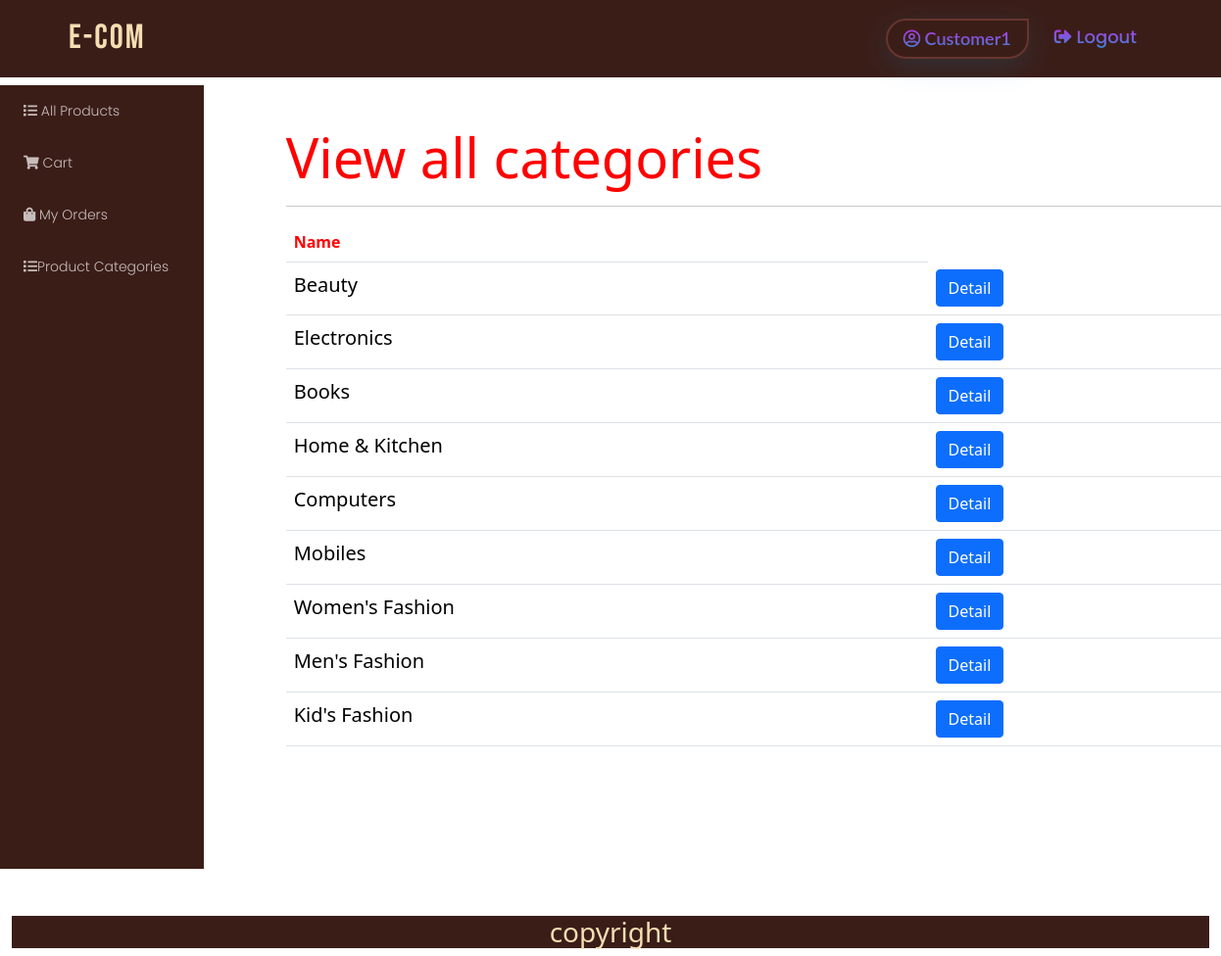
The app's page /customer/categorylist (signed in) with its own data.
### authapp/models.py (models this page shows)
class User(AbstractUser):
    is_seller = models.BooleanField(default=False)
    is_customer = models.BooleanField(default=False)

### admins/models.py (models this page shows, shortened)
class Category(models.Model):
    name = models.CharField(max_length=120, verbose_name='product Category')

### customer/views.py (the view)
# urls.py: path('categorylist', views.ListCategory.as_view(), name='categorylist'),
@method_decorator([login_required, customer_required], name='dispatch')
class ListCategory(ListView):
    model = Category
    template_name ='customer/categorylist.html'
    context_object_name = 'category'

### templates/customer/categorylist.html
<!DOCTYPE html>
{%extends 'customer/basecust.html'%}
{%load static%}
{% block body_block %}
<div class="container mt-5 ms-5">
    <h3 class="display-4" style="color:red">View all categories</h3>
    <hr>
    <table class="table">
        <tr>
            <th>Name</th>
        </tr>
        {%for cat in category%}
        <tr>
            <td>{{cat.name}}</td>
            <td><a class="btn btn-primary" href="{%url 'catdetail' cat.id%}">Detail</a></td>
        </tr>
        {%endfor%}
    </table>
</div>
{% endblock %}

### templates/customer/basecust.html (shortened to what this page needs)
<!DOCTYPE html>
{%load static%}
<html lang="en">
<head>
    <link href="https://cdn.jsdelivr.net/npm/bootstrap@5.1.1/dist/css/bootstrap.min.css" rel="stylesheet"
>
    <link rel="stylesheet" href="https://cdnjs.cloudflare.com/ajax/libs/font-awesome/5.15.0/css/all.min.css"
/>
    <link rel="stylesheet" href="https://cdnjs.cloudflare.com/ajax/libs/font-awesome/5.15.0/css/fontawesome.min.css"
/>
    <link rel="stylesheet" href="{%static 'css/styles.css'%}">
</head>
<body>
<nav class="navbar navbar-expand-lg navbarTransparent">
    <div class="container">
        <a class="navbar-brand" href="{%url 'home' %}">E-Com</a>
        <div class="collapse navbar-collapse" id="navbarSupportedContent">
            <ul class="navbar-nav ms-auto mb-2 mb-lg-0">
                <li class="nav-item">
                    <a class="nav-link active" href="#">
                        <i class="far  fa-user-circle icolor"></i>&nbsp;{{request.user}}
                    </a>
                </li>
                <li class="nav-item">
                    <a class="nav-link" href="{%url 'logout'%}"><i
                            class="fas fa-sign-out-alt icolor"></i>&nbsp;Logout</a>
                </li>
            </ul>
        </div>
    </div>
</nav>
<div class="container-fluid ">
    <div class="row">
        <div class="col-md-2 db-padd">
            <div class="dashbard-left">
                <div class="row">
                    <div class="col-md-12">
                        <div class="dashleft-2">
                            <ul class="list-group">
                                <li class="list-group-item "><a href="{%url 'products'%}"><i class="fas fa-list"></i>&nbsp;All
                                    Products</a></li>
                                     <li class="list-group-item ">
                                    <a href="{%url 'mycart'%}"><i
                                            class="fas fa-shopping-cart icolor"></i>&nbsp;Cart</a>
                                </li>
                                   <li class="list-group-item "><a href="{%url 'viewmyorder'%}"><i
                                        class="fas fa-shopping-bag"></i>&nbsp;My Orders</a></li>
                                     <li class="list-group-item "><a href="{%url 'categorylist'%}"><i
                                        class="fas fa-list"></i>Product Categories </a></li>
                            </ul>
                        </div>
                    </div>
                </div>
            </div>
        </div>
        <div class="col-md-10">
            {%block body_block%}
            {%endblock%}
        </div>
    </div>
    <div class="footer mt-5">
        <h3>copyright</h3>
    </div>
</div>
</body>
</html>

### static/css/styles.css (style rules this page uses)
th { color: red; }
td { margin-top : 5px; color: black; font-size : 20px; }
.db-padd { padding: 0!important; }
.dashbard-left { width: 100%; position: relative; z-index: 1; top: 0; left: 0; overflow-x: hidden; }
.dashbard-left .dashleft-2 { background-color: rgb(59, 29, 24); border-radius: 0rem; margin-top: 0.5rem; height: 100vh; }
.dashleft-2 .list-group .list-group-item { font-family: "Poppins", sans-serif; font-weight: 300; font-size: 14px; background-color: transparent; border: none; margin: 8px; cursor: pointer; }
.dashleft-2 .list-group .list-group-item a { color:rgba(255, 255, 255, 0.712); text-decoration: none; }
body { background-image: url(""); background-repeat: no-repeat; background-attachment: fixed; }
.navbarTransparent { background-color: rgb(59, 29, 24); }
.navbar .navbar-brand { font-family: "Bebas Neue", cursive; color: wheat; font-size: 35px; font-weight: 100; letter-spacing: 2px; padding: 5px; }
.navbar .navbar-nav .nav-item { opacity: 0.9; margin: 5px; }
.navbar .navbar-nav .nav-item .nav-link.active { border-top-left-radius: 7rem; border-bottom-left-radius: 7rem; border-bottom-right-radius: 7rem; box-shadow: 0 8px 32px 0 rgba(18, 174, 232, 0.17); font-size: 18px; font-weight: 600; font-family: "Lato", sans-serif; padding: 5px 16px; background: -webkit-linear-gradient(rgb(247, 19, 255), rgb(18, 174, 232)); -webkit-background-clip: text; background-clip: text; -webkit-text-fill-color: transparent; border-width: 2px; border-style: solid; border-color: rgb(107, 57, 49); }
.navbar .navbar-nav .nav-item .nav-link { text-transform: capitalize; font-size: 18px; font-weight: 500; font-family: "Poppins", sans-serif; padding: 5px 16px; background: -webkit-linear-gradient(rgb(247, 19, 255), rgb(18, 174, 232)); -webkit-background-clip: text; background-clip: text; -webkit-text-fill-color: transparent; }
.footer { background-color : rgb(59, 29, 24); text-align : center; color: wheat; width:100%; }

### records on screen
User: user "Customer1"
Category: name "Beauty"
Category: name "Electronics"
Category: name "Books"
Category: name "Home & Kitchen"
Category: name "Computers"
Category: name "Mobiles"
Category: name "Women's Fashion"
Category: name "Men's Fashion"
Category: name "Kid's Fashion"
